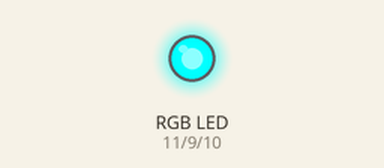
This sketch was run on a simulated Arduino Uno, built with avr-gcc and run on an emulated ATmega328P. On the bench: an RGB LED mixed from three pins (HIGH = lit).

Above: at 0.05 s.
At 5.95 s:
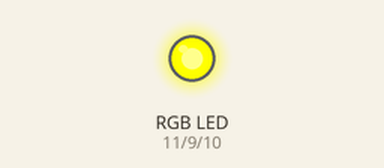
At 8.95 s:
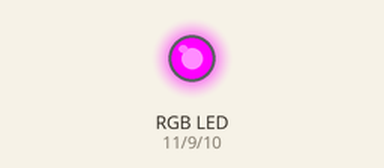
At 11.95 s:
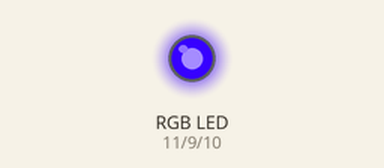
Timing chart, 0 to 15.6 s (numbered marks = the images above):
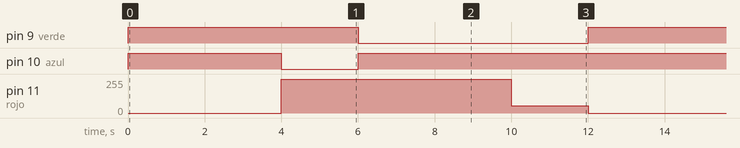

The sketch:

semaforo_RGB.ino
```cpp
void setup()
{
  pinMode(11, OUTPUT);//rojo
  pinMode(10, OUTPUT);//azul
  pinMode(9, OUTPUT); //verde
}

void loop()
{
  //estado 1: Rojo
  analogWrite(11,255-255);//rojo
  analogWrite(10,255-0);  //azul
  analogWrite(9 ,255-0);  //verde
  delay(4000);

  //estado 2: Naranja //AZUL
  analogWrite(11,255-0);//rojo
  analogWrite(10,255-255);  //azul
  analogWrite(9 ,255-0); //verde
  delay(2000);

  //estado 3: Verde
  analogWrite(11,255-0);  //rojo
  analogWrite(10,255-0);  //azul
  analogWrite(9 ,255-255);//verde
  delay(4000);

  //estado 4: Amarillo
  analogWrite(11,255-200);//rojo
  analogWrite(10,255-0);  //azul
  analogWrite(9 ,255-255);//verde
  delay(2000);

}
```

Measured:
- by itself, pin 9 (verde): alternates HIGH for 6.0 s and LOW for 6.0 s
- by itself, pin 10 (azul): repeats every 12.0 s: LOW 2.0 s, HIGH 10.0 s
- by itself, pin 11 (rojo): repeats every 12.0 s: 55/255 2.0 s, 0/255 4.0 s, 255/255 6.0 s
